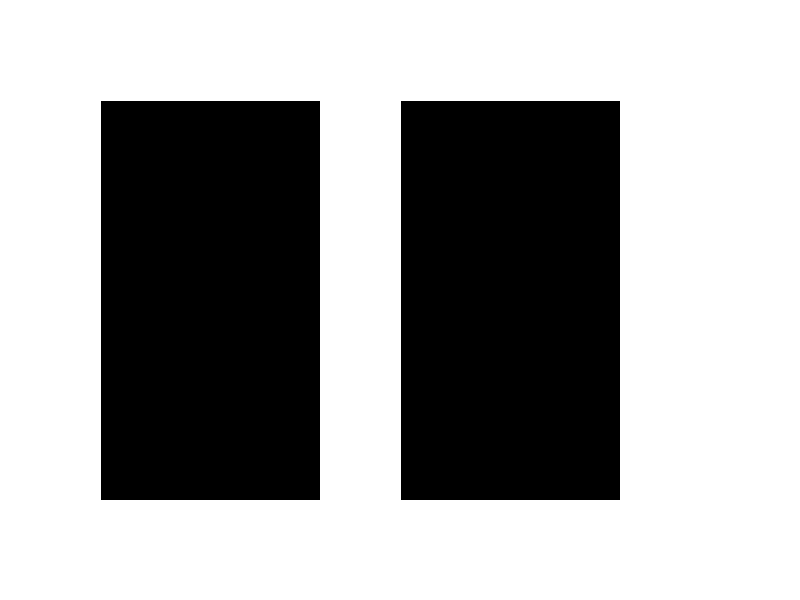
Frame 1 (no input)
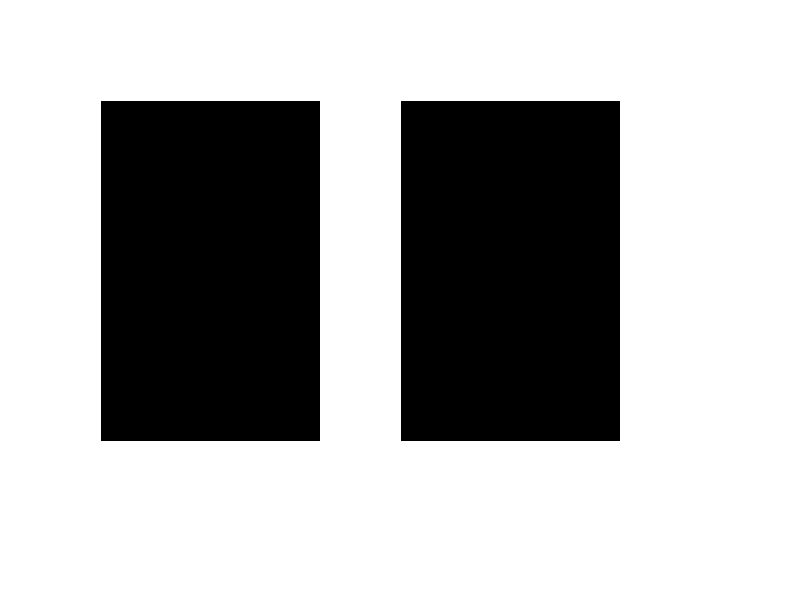
Frame 60 (the mouse pressed at the canvas centre just before this capture)
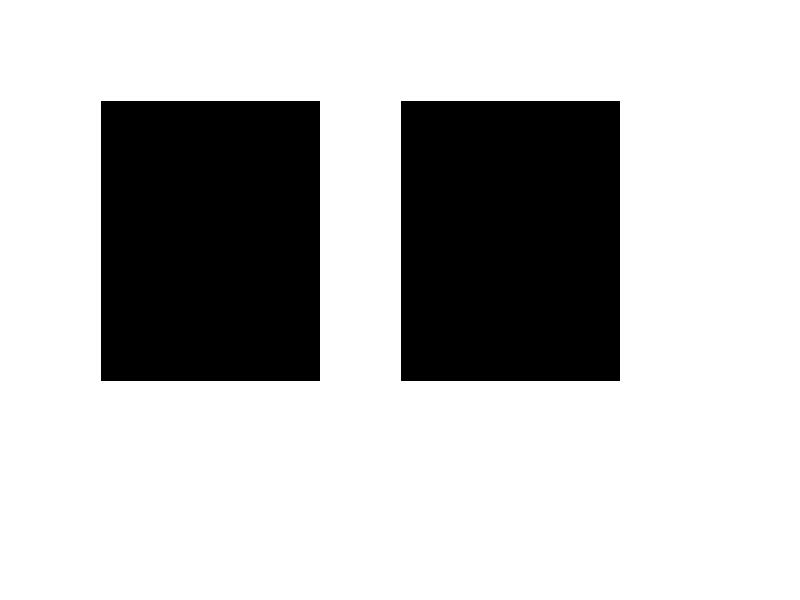
Frame 120 (the mouse held since frame 60 and released just before this capture)

The Processing sketch that drew these frames (run headless with seeded random() and noise(); from frame 60 on, the mouse is pressed at the canvas centre):

// Processing sketch: processing_156333
// ── processing_156333.pde

float circleX = 100;
float circleY = 100;
float circleW = 220;
float circleH = 400;
float circleStroke = 255;
float strokeSize = 1; 
float circleFill = 0;
float backgroundColor = 255;
float change = 1;

float otherChange = 5; 

void setup() {
  size(800,600);
  noSmooth(); 
}

void draw() {
 
  background(backgroundColor);
  stroke(circleStroke);
  strokeWeight(strokeSize);
  fill(circleFill);
  rect(circleX,circleY,circleW,circleH);
  rect(400,100,circleW,circleH);
  
  
  
  circleH = circleH - change;
 
}
